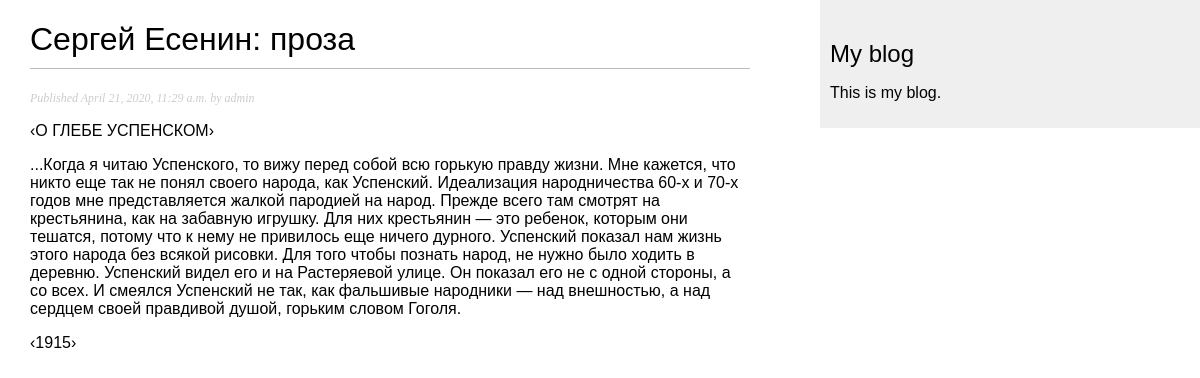
Screenshot of /blog/2020/4/21/sergej-esenin-proza/ with the database file from the repository.
### blog/models.py (models this page shows, shortened)
class Post(models.Model):
    objects = models.Manager()
    STATUS_CHOICES = (
		('draft', 'Draft'),
		('published', 'Published'),
    )
    title = models.CharField(max_length=250)
    slug = models.SlugField(max_length=250, unique_for_date='publish')
    author = models.ForeignKey(
        User,
		on_delete=models.CASCADE,
		related_name='blog_posts'
	)
    body = models.TextField()
    publish = models.DateTimeField(default=timezone.now)
    created = models.DateTimeField(auto_now_add=True)
    updated = models.DateTimeField(auto_now=True)
    status = models.CharField(
		max_length=10,
		choices=STATUS_CHOICES,
		default='draft'
	)
    class Meta:
        ordering = ('-publish',)

### blog/views.py (the view)
def post_detail(request, year, month, day, post):
    post = get_object_or_404(
        Post,
        status='published',
        publish__year=year,
        publish__month=month,
        publish__day=day,
        slug=post,)
    return render(request, 'blog/post/detail.html', {'post': post})

### blog/templates/blog/post/detail.html (shortened to what this page needs)
{% extends "blog/base.html" %}
{% block content %}
    <h1>{{ post.title }}</h1>
    <p class="date">Published {{ post.publish }} by {{ post.author }}</p>
    {{ post.body|linebreaks }}
{% endblock %}

### blog/static/css/blog.css (style rules this page uses)
body { margin:0; padding:0; font-family:helvetica, sans-serif; }
h1 { font-weight:normal; border-bottom:1px solid #bbb; padding:0 0 10px 0; }
p.date { color:#ccc; font-family: georgia, serif; font-size: 12px; font-style: italic; }

### rows the page displays
Post: title "Сергей Есенин: проза", publish "April 21, 2020, 11:29 a.m.", author "admin", body "‹О ГЛЕБЕ УСПЕНСКОМ› ...Когда я читаю Успенского, то вижу перед собой всю горькую правду жизни. Мне кажется, что никто еще так не понял своего народа, как Успенский. Идеализация народничества 60-х и 70-х годов мне представляется жалкой пародией на народ. Прежде всего там смотрят на крестьянина, как на забавную игрушку. Для них крестьянин — это ребенок, которым они тешатся, потому что к нему не привилось еще ничего дурного. Успенский показал нам жизнь этого народа без всякой рисовки. Для того чтобы познать народ, не нужно было ходить в деревню. Успенский видел его и на Растеряевой улице. Он показал его не с одной стороны, а со всех. И смеялся Успенский не так, как фальшивые народники — над…"
